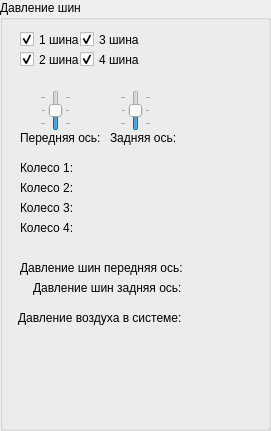
   <widget class="QGroupBox" name="TyreValvesGB">
    <property name="geometry">
     <rect>
      <x>500</x>
      <y>360</y>
      <width>271</width>
      <height>431</height>
     </rect>
    </property>
    <property name="title">
     <string>Давление шин</string>
    </property>
    <widget class="QCheckBox" name="TyreTap_1_CB">
     <property name="geometry">
      <rect>
       <x>20</x>
       <y>30</y>
       <width>61</width>
       <height>19</height>
      </rect>
     </property>
     <property name="text">
      <string>1 шина</string>
     </property>
     <property name="checked">
      <bool>true</bool>
     </property>
    </widget>
    <widget class="QCheckBox" name="TyreTap_2_CB">
     <property name="geometry">
      <rect>
       <x>20</x>
       <y>50</y>
       <width>61</width>
       <height>19</height>
      </rect>
     </property>
     <property name="text">
      <string>2 шина</string>
     </property>
     <property name="checked">
      <bool>true</bool>
     </property>
    </widget>
    <widget class="QCheckBox" name="TyreTap_3_CB">
     <property name="geometry">
      <rect>
       <x>80</x>
       <y>30</y>
       <width>61</width>
       <height>19</height>
      </rect>
     </property>
     <property name="text">
      <string>3 шина</string>
     </property>
     <property name="checked">
      <bool>true</bool>
     </property>
    </widget>
    <widget class="QCheckBox" name="TyreTap_4_CB">
     <property name="geometry">
      <rect>
       <x>80</x>
       <y>50</y>
       <width>61</width>
       <height>19</height>
      </rect>
     </property>
     <property name="text">
      <string>4 шина</string>
     </property>
     <property name="checked">
      <bool>true</bool>
     </property>
    </widget>
    <widget class="QLabel" name="labelTyre_1">
     <property name="geometry">
      <rect>
       <x>20</x>
       <y>160</y>
       <width>191</width>
       <height>16</height>
      </rect>
     </property>
     <property name="text">
      <string>Колесо 1:</string>
     </property>
    </widget>
    <widget class="QLabel" name="labelTyre_2">
     <property name="geometry">
      <rect>
       <x>20</x>
       <y>180</y>
       <width>191</width>
       <height>16</height>
      </rect>
     </property>
     <property name="text">
      <string>Колесо 2:</string>
     </property>
    </widget>
    <widget class="QLabel" name="labelTyre_3">
     <property name="geometry">
      <rect>
       <x>20</x>
       <y>200</y>
       <width>191</width>
       <height>16</height>
      </rect>
     </property>
     <property name="text">
      <string>Колесо 3:</string>
     </property>
    </widget>
    <widget class="QLabel" name="labelTyre_4">
     <property name="geometry">
      <rect>
       <x>20</x>
       <y>220</y>
       <width>191</width>
       <height>16</height>
      </rect>
     </property>
     <property name="text">
      <string>Колесо 4:</string>
     </property>
    </widget>
    <widget class="QLabel" name="labelFrontTyres">
     <property name="geometry">
      <rect>
       <x>20</x>
       <y>260</y>
       <width>211</width>
       <height>16</height>
      </rect>
     </property>
     <property name="text">
      <string>Давление шин передняя ось:</string>
     </property>
    </widget>
    <widget class="QLabel" name="lblFrontTyreTap">
     <property name="geometry">
      <rect>
       <x>20</x>
       <y>130</y>
       <width>81</width>
       <height>16</height>
      </rect>
     </property>
     <property name="text">
      <string>Передняя ось:</string>
     </property>
    </widget>
    <widget class="QSlider" name="FrontTyreTapSlider">
     <property name="geometry">
      <rect>
       <x>40</x>
       <y>90</y>
       <width>31</width>
       <height>41</height>
      </rect>
     </property>
     <property name="minimum">
      <number>-1</number>
     </property>
     <property name="maximum">
      <number>1</number>
     </property>
     <property name="orientation">
      <enum>Qt::Vertical</enum>
     </property>
     <property name="tickPosition">
      <enum>QSlider::TicksBothSides</enum>
     </property>
    </widget>
    <widget class="QLabel" name="lblRearTyreTap">
     <property name="geometry">
      <rect>
       <x>110</x>
       <y>130</y>
       <width>71</width>
       <height>16</height>
      </rect>
     </property>
     <property name="text">
      <string>Задняя ось:</string>
     </property>
    </widget>
    <widget class="QSlider" name="RearTyreTapSlider">
     <property name="geometry">
      <rect>
       <x>120</x>
       <y>90</y>
       <width>31</width>
       <height>41</height>
      </rect>
     </property>
     <property name="minimum">
      <number>-1</number>
     </property>
     <property name="maximum">
      <number>1</number>
     </property>
     <property name="orientation">
      <enum>Qt::Vertical</enum>
     </property>
     <property name="tickPosition">
      <enum>QSlider::TicksBothSides</enum>
     </property>
    </widget>
    <widget class="QLabel" name="labelRearTyres">
     <property name="geometry">
      <rect>
       <x>33</x>
       <y>280</y>
       <width>201</width>
       <height>16</height>
      </rect>
     </property>
     <property name="text">
      <string>Давление шин задняя ось:</string>
     </property>
    </widget>
    <widget class="QLabel" name="labelSystemAirPress">
     <property name="geometry">
      <rect>
       <x>18</x>
       <y>310</y>
       <width>201</width>
       <height>16</height>
      </rect>
     </property>
     <property name="text">
      <string>Давление воздуха в системе:</string>
     </property>
    </widget>
   </widget>
